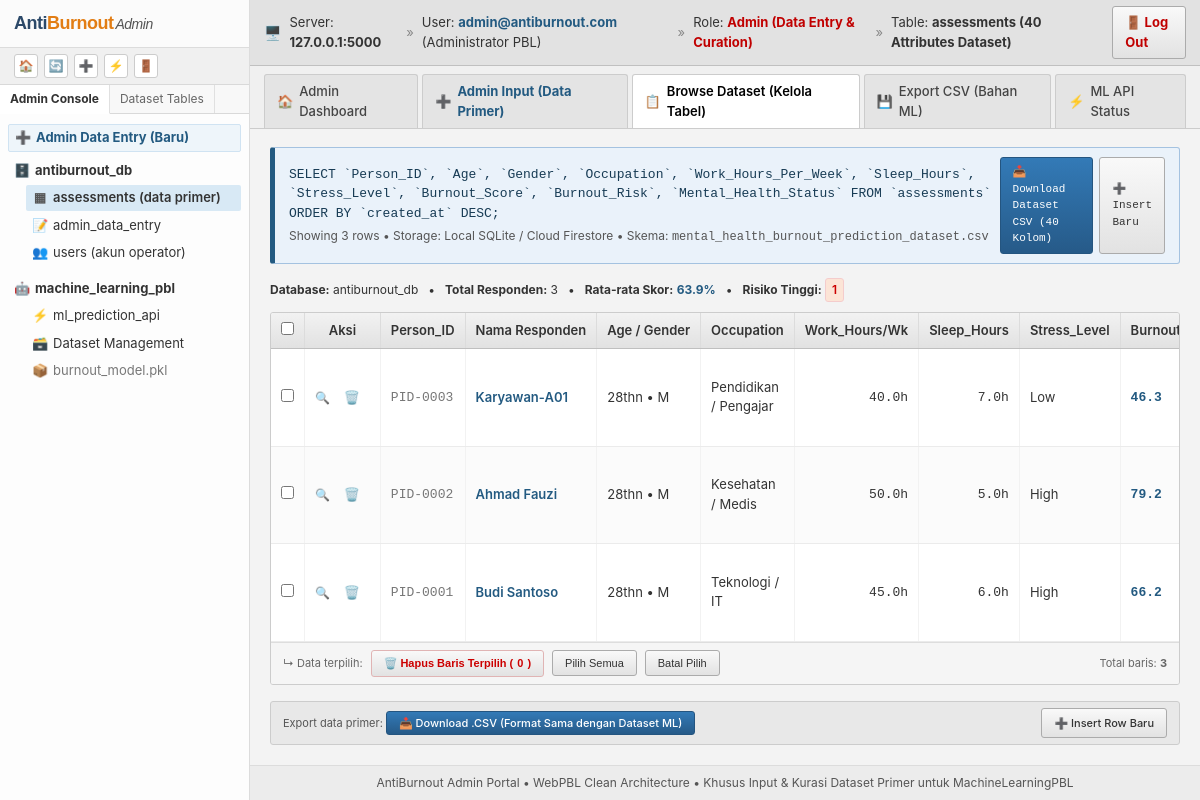
The app's page /assessment/dataset (signed in) with its own data.
### tables this page shows
CREATE TABLE assessments (
                    id INTEGER PRIMARY KEY AUTOINCREMENT,
                    full_name TEXT NOT NULL,
                    role TEXT NOT NULL,
                    work_hours REAL NOT NULL,
                    sleep_hours REAL NOT NULL,
                    stress_level INTEGER NOT NULL,
                    workload_feeling INTEGER NOT NULL,
                    physical_fatigue INTEGER NOT NULL,
                    notes TEXT,
                    burnout_score REAL,
                    burnout_level TEXT,
                    recommendation TEXT,
                    created_at TIMESTAMP DEFAULT CURRENT_TIMESTAMP
                );

### app/presentation/web/assessment_controller.py (the view)
@assessment_bp.route("/dataset", methods=["GET"])
def dataset_view():
    _, _, history_uc = _get_use_cases()
    data = history_uc.execute()
    return render_template(
        "assessment/dataset.html",
        records=data["assessments"],
        metrics=data["metrics"]
    )

### app/core/use_cases/get_assessment_history.py (called while the page is built)
    def execute(self) -> Dict[str, Any]:
        assessments = self.repository.find_all()
        total = len(assessments)
        avg_score = round(sum((a.burnout_score or 0) for a in assessments) / total, 1) if total > 0 else 0
        high_risk_count = 0
        for a in assessments:
            risk = str(getattr(a, "burnout_risk", "") or getattr(a, "burnout_level", "") or "")
            if any(term in risk for term in ("High", "Critical", "Tinggi")):
                high_risk_count += 1
        return {
            "assessments": [a.to_dict() for a in assessments],
            "metrics": {
                "total_respondents": total,
                "avg_burnout_score": avg_score,
                "high_risk_count": high_risk_count
            }
        }

### app/infrastructure/db/sqlite_client.py (called while the page is built)
    def get_connection(self) -> sqlite3.Connection:
        conn = sqlite3.connect(self.db_path)
        conn.row_factory = sqlite3.Row
        return conn

### app/infrastructure/repositories/sqlite_assessment_repo.py (called while the page is built)
    def find_all(self) -> List[RespondentAssessment]:
        query = "SELECT * FROM assessments ORDER BY id DESC"
        results: List[RespondentAssessment] = []
        with self.db_client.get_connection() as conn:
            cursor = conn.cursor()
            rows = cursor.execute(query).fetchall()
            for row in rows:
                results.append(self._row_to_entity(row))
        return results

### app/presentation/web/assessment_controller.py (called while the page is built)
def _get_use_cases():
    repo = current_app.assessment_repository
    ml_svc = current_app.ml_service
    return (
        SubmitAssessmentUseCase(repo, ml_svc),
        ExportDatasetUseCase(repo),
        GetAssessmentHistoryUseCase(repo)
    )

### app/presentation/templates/assessment/dataset.html (shortened to what this page needs)
{% extends "base.html" %}
{% block breadcrumb_extra %}
<span style="color: #888;">&raquo;</span>
<span>Table: <strong>assessments (40 Attributes Dataset)</strong></span>
{% endblock %}
{% block content %}
<div class="pma-sql-box">
    <div>
        <code>SELECT `Person_ID`, `Age`, `Gender`, `Occupation`, `Work_Hours_Per_Week`, `Sleep_Hours`, `Stress_Level`, `Burnout_Score`, `Burnout_Risk`, `Mental_Health_Status` FROM `assessments` ORDER BY `created_at` DESC;</code>
        <div class="pma-sql-meta">
            Showing {{ records|length }} rows &bull; Storage: Local SQLite / Cloud Firestore &bull; Skema: <code>mental_health_burnout_prediction_dataset.csv</code>
        </div>
    </div>
    <div style="display: flex; gap: 6px;">
        <a href="{{ url_for('assessment.export_csv') }}" class="pma-btn pma-btn-primary" style="font-size: 11px;">
            📥 Download Dataset CSV (40 Kolom)
        </a>
        <a href="{{ url_for('assessment.form') }}" class="pma-btn" style="font-size: 11px;">
            ➕ Insert Baru
        </a>
    </div>
</div>
<div style="display: flex; justify-content: space-between; align-items: center; margin-bottom: 10px; font-size: 12px;">
    <div style="display: flex; align-items: center; gap: 10px;">
        <span><strong>Database:</strong> antiburnout_db</span>
        <span>&bull;</span>
        <span><strong>Total Responden:</strong> {{ metrics.total_respondents }}</span>
        <span>&bull;</span>
        <span><strong>Rata-rata Skor:</strong> <span style="font-weight: bold; color: #235a81;">{{ metrics.avg_burnout_score }}%</span></span>
        <span>&bull;</span>
        <span><strong>Risiko Tinggi:</strong> <span class="pma-badge pma-badge-danger">{{ metrics.high_risk_count }}</span></span>
    </div>
</div>
<div class="pma-table-container">
    {% if records %}
    <form id="bulk-delete-form" action="{{ url_for('assessment.delete_batch') }}" method="POST" onsubmit="return confirmBulkDelete();">
        <table class="pma-table">
            <thead>
                <tr>
                    <th style="width: 30px; text-align: center;">
                        <input type="checkbox" id="check-all" title="Pilih Semua Baris">
                    </th>
                    <th style="width: 80px; text-align: center;">Aksi</th>
                    <th>Person_ID</th>
                    <th>Nama Responden</th>
                    <th>Age / Gender</th>
                    <th>Occupation</th>
                    <th>Work_Hours/Wk</th>
                    <th>Sleep_Hours</th>
                    <th>Stress_Level</th>
                    <th>Burnout_Score</th>
                </tr>
            </thead>
            <tbody>
                {% for row in records %}
                <tr>
                    <td style="text-align: center;">
                        <input type="checkbox" name="selected_id[]" value="{{ row.id }}" class="row-checkbox">
                    </td>
                    <td style="text-align: center; white-space: nowrap;">
                        <a href="{{ url_for('assessment.detail', assessment_id=row.id) }}" class="pma-action-link" title="Detail Lengkap Responden (40 Atribut & Evaluasi)">🔍</a>
                        <button type="button" class="pma-action-link" style="background: none; border: none; cursor: pointer; padding: 0 4px; font-size: 13px; color: #cc0000;" title="Hapus Data Responden Ini" onclick="deleteSingle('{{ row.id }}', '{{ row.full_name|replace("'", "\\'") }}')">🗑️</button>
                    </td>
                    <td style="font-family: monospace; color: #777;">{{ row.person_id or row.id[:8] }}</td>
                    <td style="font-weight: 600; color: #235a81;">
                        <a href="{{ url_for('assessment.detail', assessment_id=row.id) }}" style="color: inherit; text-decoration: none;">
                            {{ row.full_name }}
                        </a>
                    </td>
                    <td>{{ row.age|int }}thn &bull; {{ row.gender[:1] }}</td>
                    <td>{{ row.occupation }}</td>
                    <td style="text-align: right; font-family: monospace;">{{ row.work_hours_per_week }}h</td>
                    <td style="text-align: right; font-family: monospace;">{{ row.sleep_hours }}h</td>
                    <td>{{ row.stress_level }}</td>
                    <td style="font-weight: bold; font-family: monospace; color: #235a81;">{{ row.burnout_score }}</td>
                </tr>
                {% endfor %}
            </tbody>
        </table>
        <div style="display: flex; justify-content: space-between; align-items: center; background: #f5f5f5; border-top: 1px solid #ddd; padding: 7px 12px; font-size: 12px;">
            <div style="display: flex; align-items: center; gap: 8px;">
                <span style="color: #666; font-size: 11px;">↳ Data terpilih:</span>
                <button type="submit" class="pma-btn" style="color: #cc0000; font-weight: bold; font-size: 11px; border-color: #e0b4b4;">
                    🗑️ Hapus Baris Terpilih (<span id="selected-count">0</span>)
                </button>
                <button type="button" id="select-all-btn" class="pma-btn" style="font-size: 11px;">Pilih Semua</button>
                <button type="button" id="unselect-all-btn" class="pma-btn" style="font-size: 11px;">Batal Pilih</button>
            </div>
            <div style="font-size: 11px; color: #666;">
                Total baris: <strong>{{ records|length }}</strong>
            </div>
        </div>
    </form>
    {% endif %}
</div>
<div style="display: flex; justify-content: space-between; align-items: center; background: #e8e8e8; border: 1px solid #ccc; padding: 6px 12px; border-radius: 3px; margin-top: 12px;">
    <div style="font-size: 11px; color: #555;">
        Export data primer:
        <a href="{{ url_for('assessment.export_csv') }}" class="pma-btn pma-btn-primary" style="padding: 3px 12px; font-size: 11px;">
            📥 Download .CSV (Format Sama dengan Dataset ML)
        </a>
    </div>
    <div>
        <a href="{{ url_for('assessment.form') }}" class="pma-btn" style="font-size: 11px;">
            ➕ Insert Row Baru
        </a>
    </div>
</div>
{% endblock %}

### app/presentation/templates/base.html (shortened to what this page needs)
<!DOCTYPE html>
<html lang="id">
<head>
    <link rel="stylesheet" href="{{ url_for('static', filename='css/main.css') }}">
</head>
<body>
    <div class="pma-wrapper">
        <aside class="pma-sidebar">
            <div class="pma-sidebar-brand">
                <a href="{{ url_for('main.index') }}" class="pma-logo" title="phpMyAdmin AntiBurnout Admin">
                    <span class="pma-logo-anti">Anti</span><span class="pma-logo-burnout">Burnout</span><span class="pma-logo-admin">Admin</span>
                </a>
            </div>
            <div class="pma-quick-actions">
                <a href="{{ url_for('main.index') }}" class="pma-quick-btn" title="Admin Dashboard">🏠</a>
                <a href="javascript:location.reload();" class="pma-quick-btn" title="Reload Navigation">🔄</a>
                <a href="{{ url_for('assessment.form') }}" class="pma-quick-btn" title="Admin Data Entry">➕</a>
                <a href="{{ url_for('main.health_check') }}" target="_blank" class="pma-quick-btn" title="ML Server Health">⚡</a>
                <a href="{{ url_for('auth.logout') }}" class="pma-quick-btn" title="Keluar / Log Out">🚪</a>
            </div>
            <div class="pma-nav-tabs-mini">
                <div class="pma-nav-tab-mini active">Admin Console</div>
                <div class="pma-nav-tab-mini">Dataset Tables</div>
            </div>
            <div class="pma-tree">
                <div class="pma-tree-item" style="background: #eef5fa; border: 1px solid #d0e3f2; margin-bottom: 6px;">
                    <span class="pma-tree-icon">➕</span>
                    <a href="{{ url_for('assessment.form') }}" style="color: #235a81; font-weight: bold;">
                        Admin Data Entry (Baru)
                    </a>
                </div>
                <div style="margin-top: 6px;">
                    <div class="pma-tree-item">
                        <span class="pma-tree-icon">🗄️</span>
                        <strong>antiburnout_db</strong>
                    </div>
                    <div class="pma-tree-sub">
                        <a href="{{ url_for('assessment.dataset_view') }}" class="pma-tree-item {% if request.path == '/assessment/dataset' %}active{% endif %}">
                            <span class="pma-tree-icon">▦</span>
                            <span>assessments (data primer)</span>
                        </a>
                        <a href="{{ url_for('assessment.form') }}" class="pma-tree-item {% if request.path == '/assessment/' %}active{% endif %}">
                            <span class="pma-tree-icon">📝</span>
                            <span>admin_data_entry</span>
                        </a>
                        <a href="{{ url_for('user.list_users') }}" class="pma-tree-item {% if request.path.startswith('/users') %}active{% endif %}">
                            <span class="pma-tree-icon">👥</span>
                            <span>users (akun operator)</span>
                        </a>
                    </div>
                </div>
                <div style="margin-top: 10px;">
                    <div class="pma-tree-item">
                        <span class="pma-tree-icon">🤖</span>
                        <strong>machine_learning_pbl</strong>
                    </div>
                    <div class="pma-tree-sub">
                        <a href="{{ url_for('main.health_check') }}" target="_blank" class="pma-tree-item">
                            <span class="pma-tree-icon">⚡</span>
                            <span>ml_prediction_api</span>
                        </a>
                        <a href="{{ url_for('main.dataset_management') }}" class="pma-tree-item {% if request.path.startswith('/dataset-management') %}active{% endif %}">
                            <span class="pma-tree-icon">🗃️</span>
                            <span>Dataset Management</span>
                        </a>
                        <div class="pma-tree-item" style="color: #777;">
                            <span class="pma-tree-icon">📦</span>
                            <span>burnout_model.pkl</span>
                        </div>
                    </div>
                </div>
            </div>
        </aside>
        <div class="pma-main">
            <div class="pma-server-bar">
                <span class="pma-server-icon">🖥️</span>
                <span>Server: <strong>127.0.0.1:5000</strong></span>
                <span style="color: #888;">&raquo;</span>
                <span>User: <strong style="color: #235a81;">{{ current_user.email or 'admin@antiburnout.com' }}</strong> ({{ current_user.full_name or 'Administrator' }})</span>
                <span style="color: #888;">&raquo;</span>
                <span>Role: <strong style="color: #c00000;">{{ (current_user.role or 'admin')|capitalize }} (Data Entry & Curation)</strong></span>
                {% block breadcrumb_extra %}{% endblock %}
                <div style="margin-left: auto; display: flex; align-items: center; gap: 8px;">
                    <a href="{{ url_for('auth.logout') }}" class="pma-btn" style="color: #c00000; font-weight: bold; text-decoration: none;" title="Keluar dari sesi administrator">
                        🚪 Log Out
                    </a>
                </div>
            </div>
            <nav class="pma-tabs-bar">
                <a href="{{ url_for('main.index') }}" class="pma-tab {% if request.path == '/' %}active{% endif %}">
                    <span>🏠</span>
                    <span>Admin Dashboard</span>
                </a>
                <a href="{{ url_for('assessment.form') }}" class="pma-tab {% if request.path == '/assessment/' %}active{% endif %}" style="font-weight: bold; color: #235a81;">
                    <span>➕</span>
                    <span>Admin Input (Data Primer)</span>
                </a>
                <a href="{{ url_for('assessment.dataset_view') }}" class="pma-tab {% if request.path == '/assessment/dataset' %}active{% endif %}">
                    <span>📋</span>
                    <span>Browse Dataset (Kelola Tabel)</span>
                </a>
                <a href="{{ url_for('assessment.export_csv') }}" class="pma-tab">
                    <span>💾</span>
                    <span>Export CSV (Bahan ML)</span>
                </a>
                <a href="{{ url_for('main.health_check') }}" target="_blank" class="pma-tab">
                    <span>⚡</span>
                    <span>ML API Status</span>
                </a>
            </nav>
            <main class="pma-content">
                {% block content %}{% endblock %}
            </main>
            <footer class="pma-footer">
                <span>AntiBurnout Admin Portal &bull; WebPBL Clean Architecture &bull; Khusus Input & Kurasi Dataset Primer untuk MachineLearningPBL</span>
            </footer>
        </div>
    </div>
</body>
</html>

### records on screen
assessments: person_id "PID-0003", full_name "Karyawan-A01", age "28", gender "M", occupation "Pendidikan / Pengajar", work_hours_per_week "40.0", sleep_hours "7.0", stress_level "Low", burnout_score "46.3"
assessments: person_id "PID-0002", full_name "Ahmad Fauzi", age "28", gender "M", occupation "Kesehatan / Medis", work_hours_per_week "50.0", sleep_hours "5.0", stress_level "High", burnout_score "79.2"
assessments: person_id "PID-0001", full_name "Budi Santoso", age "28", gender "M", occupation "Teknologi / IT", work_hours_per_week "45.0", sleep_hours "6.0", stress_level "High", burnout_score "66.2"

### other values on screen
{{ current_user.email or 'admin@antiburnout.com' }} "admin@antiburnout.com"
{{ current_user.full_name or 'Administrator' }} "Administrator PBL"
{{ (current_user.role or 'admin')|capitalize }} "Admin"
{{ records|length }} "3"
{{ metrics.total_respondents }} "3"
{{ metrics.avg_burnout_score }} "63.9"
{{ metrics.high_risk_count }} "1"
